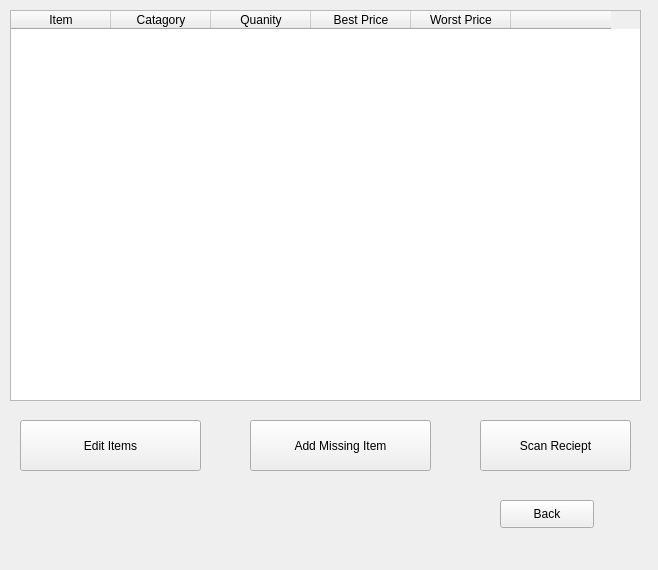
<?xml version="1.0" encoding="UTF-8"?>
<ui version="4.0">
 <class>Form</class>
 <widget class="QWidget" name="Form">
  <property name="geometry">
   <rect>
    <x>0</x>
    <y>0</y>
    <width>658</width>
    <height>570</height>
   </rect>
  </property>
  <property name="windowTitle">
   <string>Form</string>
  </property>
  <widget class="QTableWidget" name="tableWidget">
   <property name="geometry">
    <rect>
     <x>10</x>
     <y>10</y>
     <width>631</width>
     <height>391</height>
    </rect>
   </property>
   <column>
    <property name="text">
     <string>Item</string>
    </property>
   </column>
   <column>
    <property name="text">
     <string>Catagory</string>
    </property>
   </column>
   <column>
    <property name="text">
     <string>Quanity</string>
    </property>
   </column>
   <column>
    <property name="text">
     <string>Best Price</string>
    </property>
   </column>
   <column>
    <property name="text">
     <string>Worst Price</string>
    </property>
   </column>
   <column>
    <property name="text">
     <string/>
    </property>
   </column>
  </widget>
  <widget class="QPushButton" name="editButton">
   <property name="geometry">
    <rect>
     <x>20</x>
     <y>420</y>
     <width>181</width>
     <height>51</height>
    </rect>
   </property>
   <property name="text">
    <string>Edit Items</string>
   </property>
  </widget>
  <widget class="QPushButton" name="addItemButton">
   <property name="geometry">
    <rect>
     <x>250</x>
     <y>420</y>
     <width>181</width>
     <height>51</height>
    </rect>
   </property>
   <property name="text">
    <string>Add Missing Item</string>
   </property>
  </widget>
  <widget class="QPushButton" name="scanButton">
   <property name="geometry">
    <rect>
     <x>480</x>
     <y>420</y>
     <width>151</width>
     <height>51</height>
    </rect>
   </property>
   <property name="text">
    <string>Scan Reciept</string>
   </property>
  </widget>
  <widget class="QPushButton" name="backButton">
   <property name="geometry">
    <rect>
     <x>500</x>
     <y>500</y>
     <width>94</width>
     <height>28</height>
    </rect>
   </property>
   <property name="text">
    <string>Back</string>
   </property>
  </widget>
 </widget>
 <resources/>
 <connections/>
</ui>
